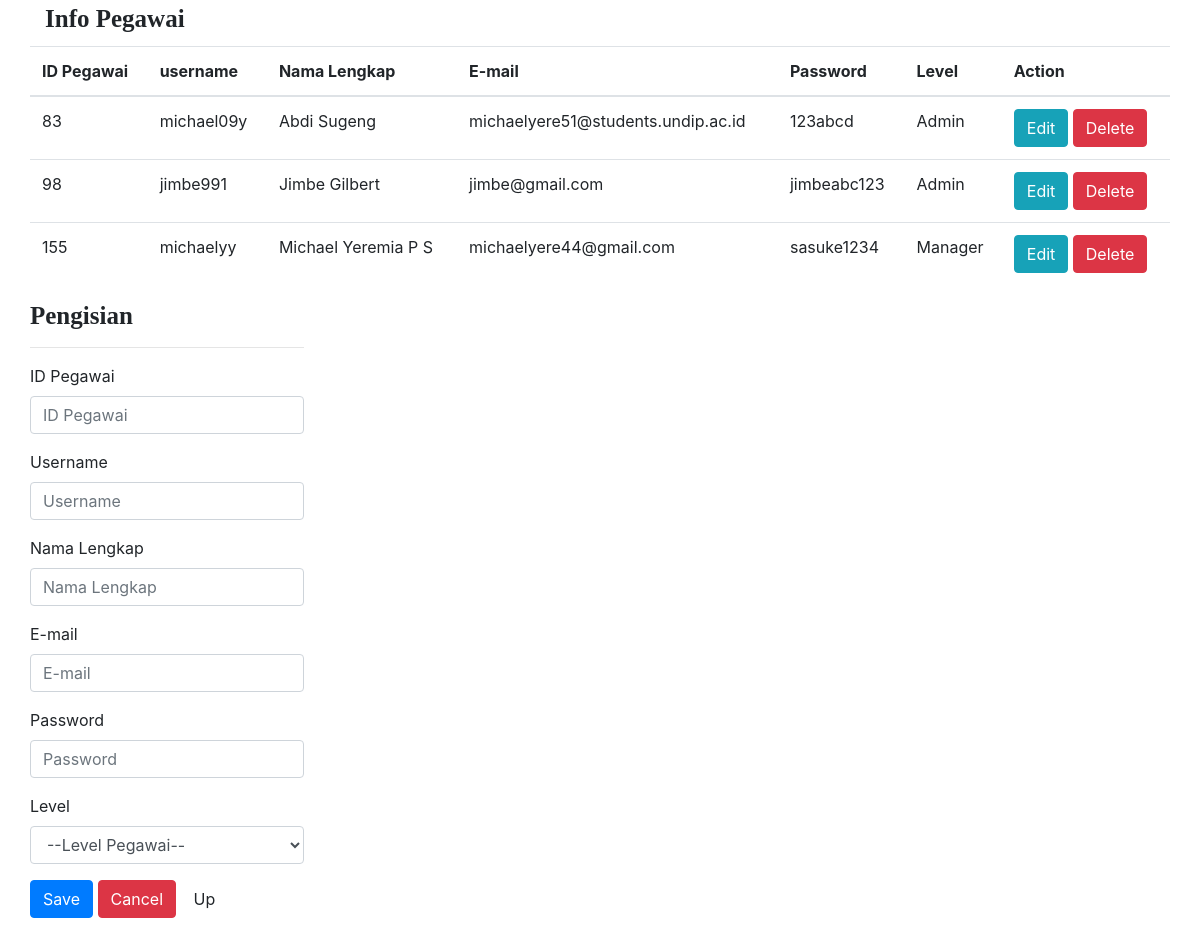
Screenshot of /BS3/PBP/crudpegawai4.php with the database file from the repository.
### tables this page shows
CREATE TABLE `pegawai` (
  `id_pegawai` int(11) NOT NULL,
  `username` char(50) DEFAULT NULL,
  `nama_lengkap` varchar(50) DEFAULT NULL,
  `email` varchar(50) DEFAULT NULL,
  `password` char(50) DEFAULT NULL,
  `level` char(50) DEFAULT NULL,
  `gambar` varchar(50) DEFAULT NULL
);

### BS3/PBP/proccess4.php (called while the page is built, shortened)
<?php
    $id_pegawai = '';
    $username = '';
    $nama = '';
    $email = '';
    $password = '';
    $level = '';
    $update = false;
?>

### BS3/PBP/crudpegawai4.php (the view, shortened to what this page needs)
<!DOCTYPE html>
<html>
<head>
	<link rel="stylesheet" href="https://stackpath.bootstrapcdn.com/bootstrap/4.3.1/css/bootstrap.min.css">
</head>
<body>
	<?php require_once'proccess4.php'; ?>
	<div class="container">
	<div>
		<label id="t1" style="font-size: 25px;font-family:Times New Roman;" ><b>Info Pegawai</b></label>
	</div>
	<?php
		$con = mysqli_connect('localhost', 'root', '', 'pbp_uts');
		$query = "SELECT * FROM pegawai";
		$result = mysqli_query($con,$query);
	?>
	<div class="row justify-content-left">
		<table class="table">
			<thead>
				<tr>
					<th>ID Pegawai</th>
					<th>username</th>
					<th>Nama Lengkap</th>
					<th>E-mail</th>
					<th>Password</th>
					<th>Level</th>
					<th colspan="2">Action</th>
				</tr>
			</thead>
			<?php
				while($row = $result->fetch_assoc()):
			?>
			<tr>
				<td><?php echo $row['id_pegawai'];?></td>
				<td><?php echo $row['username'];?></td>
				<td><?php echo $row['nama_lengkap'];?></td>
				<td><?php echo $row['email'];?></td>
				<td><?php echo $row['password'];?></td>
				<td><?php echo $row['level'];?></td>
				<td>
					<a href="crudpegawai4.php?edit= <?php echo $row['id_pegawai']?>#f1" class="btn btn-info" >Edit</a>
					<a href="proccess4.php?delete=<?php echo $row['id_pegawai']?>" class="btn btn-danger">Delete</a>
				</td>
			</tr>
			<?php endwhile; ?>
		</table>
	</div>
		<div class="row justify-content-left">
		<form action="proccess4.php" method="POST">
			<h5 id="f1" style="font-size: 25px; font-family: Times New Roman;"><b>Pengisian</b></h5>
			<hr>
			<div class="form-group">
				<label>ID Pegawai</label>
				<input type="text" name="id_pegawai" class="form-control"
				value="<?php echo $id_pegawai;?>" placeholder="ID Pegawai">
			</div>
			<div class="form-group">
				<label>Username</label>
				<input type="text" name="username" class="form-control"
				value="<?php echo $username;?>" placeholder="Username">
			</div>
			<div class="form-group">
				<label>Nama Lengkap</label>
				<input type="text" name="nama" class="form-control"
				value="<?php echo $nama;?>" placeholder="Nama Lengkap">
			</div>
			<div class="form-group">
				<label>E-mail</label>
				<input type="text" name="email" class="form-control"
				value="<?php echo $email;?>" placeholder="E-mail">
			</div>
			<div class="form-group">
				<label>Password</label>
				<input type="text" name="password" class="form-control"
				value="<?php echo $password;?>" placeholder="Password">
			</div>
			<div class="form-group">
				<label>Level</label>
				<select name="level" class="form-control">
					<option value="<?php echo $level;?>">--Level Pegawai--</option>
				</select>
			</div>
			<div class="form-group">
				<?php
					if($update == true):
				?>
				<button type="submit" class="btn btn-info" name="update">Update</button>
				<?php else:?>
				<button type="submit" class="btn btn-primary" name="save">Save</button>
				<?php endif?>
				<a href="../table.php" class="btn btn-danger">Cancel</a>
				<a href="#t1"  class="btn btn-default">Up</a>
			</div>
		</form>
		</div>
	</div>
</body>
</html>

### rows the page displays
pegawai: id_pegawai "83", username "michael09y", nama_lengkap "Abdi Sugeng", email "michaelyere51@students.undip.ac.id", password "123abcd", level "Admin"
pegawai: id_pegawai "98", username "jimbe991", nama_lengkap "Jimbe Gilbert", email "jimbe@gmail.com", password "jimbeabc123", level "Admin"
pegawai: id_pegawai "155", username "michaelyy", nama_lengkap "Michael Yeremia P S", email "michaelyere44@gmail.com", password "sasuke1234", level "Manager"
